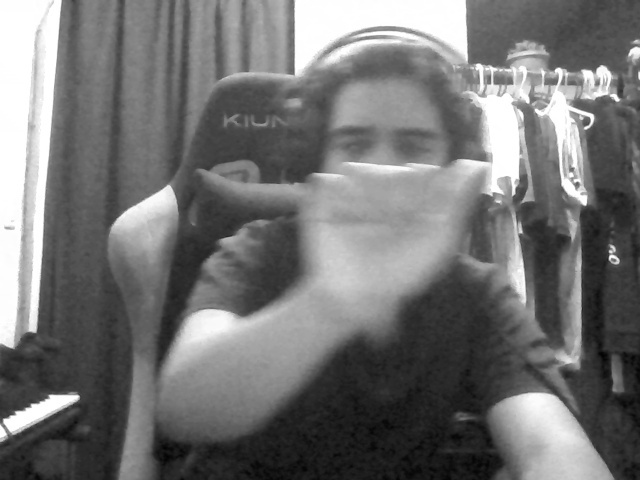
#> input picture images_for_training/A/captura_1745995899.jpg, 640 x 480 px
$ python -i processing.py   (imports and definitions only)
#> lines starting #> are read from the running program, lines starting #| are printed output that depends on the picture; after the words box and inside, x2 and y2 are one past the last pixel; in counts of white or black regions, pixels touching at a corner belong together
#> further down, picture is the input picture: shape (480, 640, 3); min 2, max 255, mean 115.3
# utils/processing.py

import cv2
import mediapipe as mp

# === Configuración MediaPipe ===
mp_hands = mp.solutions.hands
# [1 line that did not run here, left out]


def detectar_mano_con_mediapipe(img_bgr):
    """
    Detecta si hay al menos una mano en la imagen usando MediaPipe.
    """
    img_rgb = cv2.cvtColor(img_bgr, cv2.COLOR_BGR2RGB)
    resultado = hands_detector.process(img_rgb)
    return resultado.multi_hand_landmarks is not None


def validar_mano_por_brillo(img_bgr):
    """
    Heurística simple basada en escala de grises: detecta si hay "contenido" útil.
    """
    gris = cv2.cvtColor(img_bgr, cv2.COLOR_BGR2GRAY)
    redimensionada = cv2.resize(gris, (224, 224))
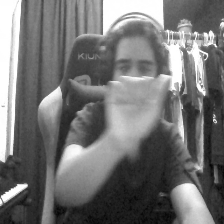
#> redimensionada: shape (224, 224); min 4, max 255, mean 115.2
    _, thresh = cv2.threshold(redimensionada, 50, 255, cv2.THRESH_BINARY)
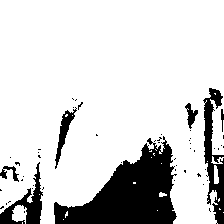
#> thresh: shape (224, 224); 82.8% white; 53 black regions (46 under 20 px), largest, box (x1, y1, x2, y2) and area: (54, 136, 177, 224) 5561, (203, 88, 224, 224) 1365, (0, 162, 43, 224) 883
    porcentaje_blanco = (cv2.countNonZero(thresh) / (224 * 224)) * 100
#> porcentaje_blanco = 82.81
    return 5 < porcentaje_blanco < 70


def procesar_y_validar_mano(img_bgr):
    """
    Combina ambas validaciones: brillo y detección real de mano con MediaPipe.
    """
    if not validar_mano_por_brillo(img_bgr):
        return False
    return detectar_mano_con_mediapipe(img_bgr)

>>> import cv2
>>> picture = cv2.imread('../images_for_training/A/captura_1745995899.jpg')
>>> result = procesar_y_validar_mano(picture)
#> result = False

$ run again, on images_for_training/A/captura_1745996206.jpg
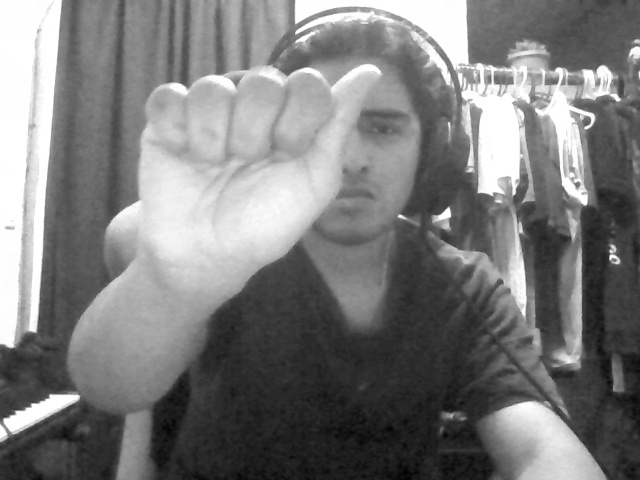
#> input picture images_for_training/A/captura_1745996206.jpg, 640 x 480 px
#> picture is the input picture: shape (480, 640, 3); min 2, max 255, mean 123.4
#> in validar_mano_por_brillo, `redimensionada = cv2.resize(gris, (224, 224))`:
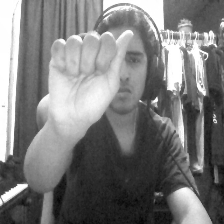
#> redimensionada: shape (224, 224); min 4, max 255, mean 123.4
#> in validar_mano_por_brillo, `_, thresh = cv2.threshold(redimensionada, 50, 255, cv2.THRESH_BINARY)`:
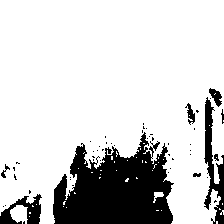
#> thresh: shape (224, 224); 81.2% white; 52 black regions (43 under 20 px), largest, box (x1, y1, x2, y2) and area: (53, 132, 174, 224) 7340, (204, 97, 224, 224) 1068, (0, 194, 42, 224) 600
#> porcentaje_blanco = 81.15
#> result = False

$ run again, on images_for_training/A/captura_1745996208.jpg
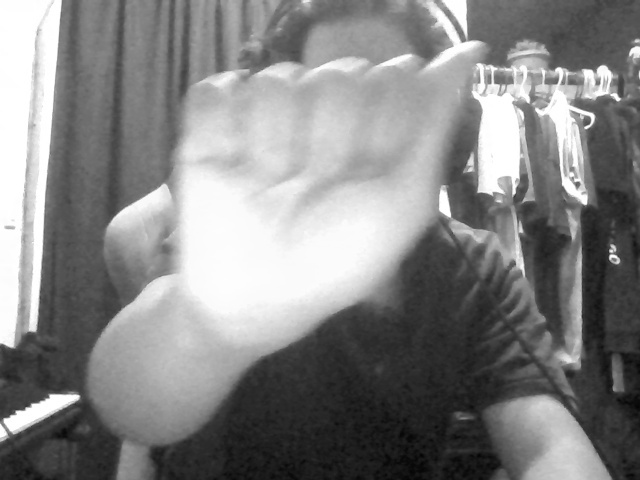
#> input picture images_for_training/A/captura_1745996208.jpg, 640 x 480 px
#> picture is the input picture: shape (480, 640, 3); min 2, max 255, mean 131.9
#> in validar_mano_por_brillo, `redimensionada = cv2.resize(gris, (224, 224))`:
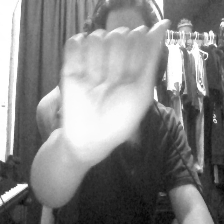
#> redimensionada: shape (224, 224); min 3, max 255, mean 131.8
#> in validar_mano_por_brillo, `_, thresh = cv2.threshold(redimensionada, 50, 255, cv2.THRESH_BINARY)`:
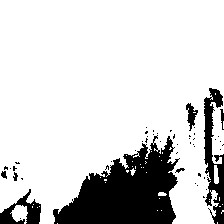
#> thresh: shape (224, 224); 82.5% white; 51 black regions (43 under 20 px), largest, box (x1, y1, x2, y2) and area: (53, 135, 180, 224) 6359, (204, 88, 224, 224) 1413, (0, 189, 41, 224) 625
#> porcentaje_blanco = 82.45
#> result = False

$ run again, on images_for_training/A/captura_1745996220.jpg
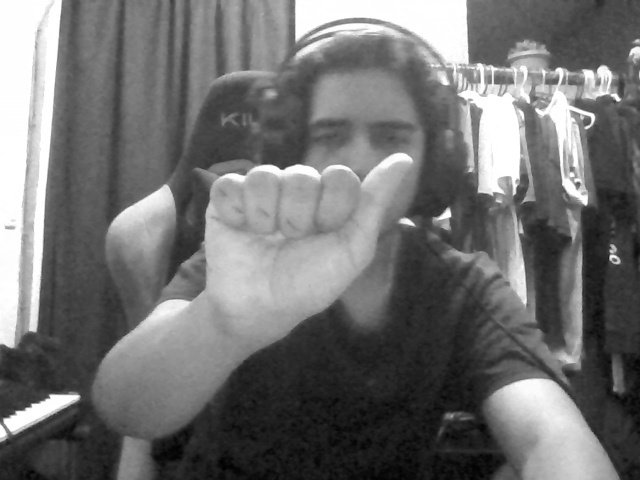
#> input picture images_for_training/A/captura_1745996220.jpg, 640 x 480 px
#> picture is the input picture: shape (480, 640, 3); min 0, max 255, mean 112.2
#> in validar_mano_por_brillo, `redimensionada = cv2.resize(gris, (224, 224))`:
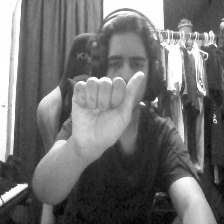
#> redimensionada: shape (224, 224); min 1, max 255, mean 112.1
#> in validar_mano_por_brillo, `_, thresh = cv2.threshold(redimensionada, 50, 255, cv2.THRESH_BINARY)`:
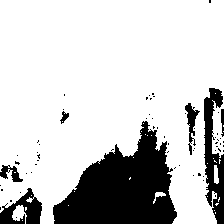
#> thresh: shape (224, 224); 79.2% white; 64 black regions (57 under 20 px), largest, box (x1, y1, x2, y2) and area: (53, 121, 177, 224) 7323, (204, 88, 224, 224) 1572, (0, 188, 42, 224) 787
#> porcentaje_blanco = 79.25
#> result = False
